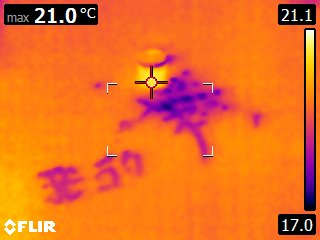
#> input picture FLIR0142.jpg, 320 x 240 px
$ python test.py
#> lines starting #> are read from the running program, lines starting #| are printed output that depends on the picture; after the words box and inside, x2 and y2 are one past the last pixel; in counts of white or black regions, pixels touching at a corner belong together
#!/usr/bin/env python3
# -*- coding: utf-8 -*-
"""
Created on Fri Mar 26 10:20:40 2021

@author: hassan
"""
#%% importing modules
import cv2
import numpy as np
#%% Reading images

img = cv2.imread("FLIR0142.jpg")
#> img is the input picture: shape (240, 320, 3); mean B, G, R 36.3, 109.7, 233.4

cv2.namedWindow('image', cv2.WINDOW_NORMAL)
cv2.imshow('image', img)
cv2.waitKey(0)
cv2.destroyAllWindows()

#%%

hsv = cv2.cvtColor(img, cv2.COLOR_BGR2HSV)
#> hsv: shape (240, 320, 3); mean H, S, V 28, 224.5, 234.5
h,s,v= cv2.split(hsv)
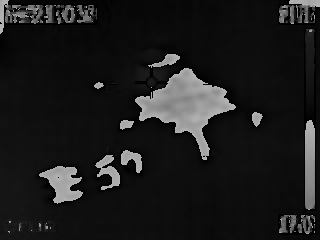
#> h: shape (240, 320); min 0, max 179, mean 28
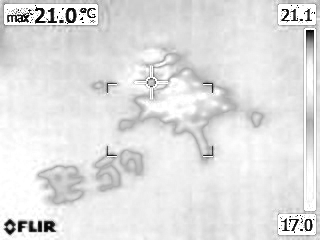
#> s: shape (240, 320); min 0, max 255, mean 224.5
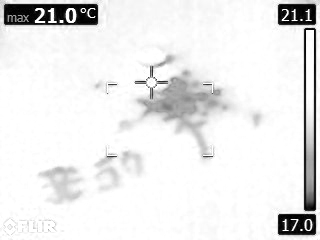
#> v: shape (240, 320); min 0, max 255, mean 234.5
ret_h, th_h = cv2.threshold(h,0,255,cv2.THRESH_BINARY+cv2.THRESH_OTSU)
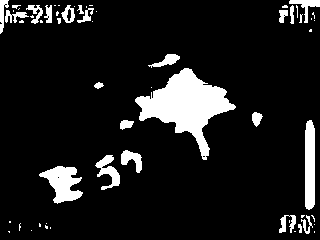
#> th_h: shape (240, 320); 10.8% white; 59 white regions (36 under 20 px), largest, box (x1, y1, x2, y2) and area: (135, 68, 236, 160) 3791, (39, 166, 83, 204) 922, (305, 120, 315, 210) 853
#> ret_h = 83
ret_s, th_s = cv2.threshold(s,0,255,cv2.THRESH_BINARY+cv2.THRESH_OTSU)
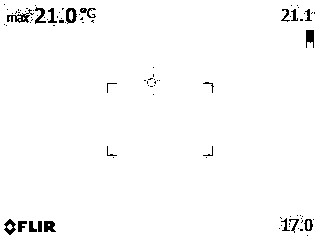
#> th_s: shape (240, 320); 98.1% white; 89 black regions (69 under 20 px), largest, box (x1, y1, x2, y2) and area: (7, 9, 34, 23) 130, (306, 30, 314, 48) 109, (66, 8, 77, 24) 107
#> ret_s = 136
#Fusion th_h et th_s
th=cv2.bitwise_or(th_h,th_s)
#> th: shape (240, 320); 98.7% white; black in thin lines or dots
#Ajouts de bord à l'image
bordersize=10
th=cv2.copyMakeBorder(th, top=bordersize, bottom=bordersize, left=bordersize, right=bordersize, borderType= cv2.BORDER_CONSTANT, value=[0,0,0] )
#> th: shape (260, 340); 85.8% white; 101 black regions (86 under 20 px), largest, box (x1, y1, x2, y2) and area: (0, 0, 340, 260) 11600, (316, 40, 324, 58) 103, (54, 231, 66, 242) 92
#Remplissage des contours
im_floodfill = th.copy()
h, w = th.shape[:2]
#> h = 260; w = 340
mask = np.zeros((h+2, w+2), np.uint8)
cv2.floodFill(im_floodfill, mask, (0,0), 255)
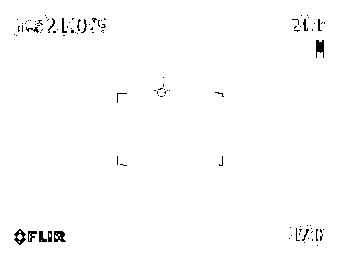
#> im_floodfill: shape (260, 340); 98.9% white; black in thin lines or dots, all inside (x1, y1, x2, y2) = (14, 15, 325, 246)
im_floodfill_inv = cv2.bitwise_not(im_floodfill)
th = th | im_floodfill_inv
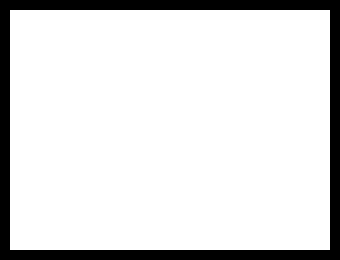
#> th: shape (260, 340); 86.9% white; 1 black region, box (x1, y1, x2, y2) and area: (0, 0, 340, 260) 11600
#Enlèvement des bord de l'image
th=th[bordersize: len(th)-bordersize,bordersize: len(th[0])-bordersize]
#> th: shape (240, 320); every value is 255
resultat=cv2.bitwise_and(img,img,mask=th)
cv2.imwrite("im_floodfill.png",im_floodfill)
cv2.imwrite("th.png",th)
cv2.imwrite("resultat.png",resultat)
contours, hierarchy = cv2.findContours(th,cv2.RETR_TREE,cv2.CHAIN_APPROX_SIMPLE)
#> contours = [[[0, 0], [0, 239], [319, 239], [319, 0]]]
for i in range (0, len(contours)) :
    mask_BB_i = np.zeros((len(th),len(th[0])), np.uint8)
    x,y,w,h = cv2.boundingRect(contours[i])
    cv2.drawContours(mask_BB_i, contours, i, (255,255,255), -1)
    BB_i=cv2.bitwise_and(img,img,mask=mask_BB_i)
    if h >15 and w>15 :
        BB_i=BB_i[y:y+h,x:x+w]
        cv2.imwrite("BB_"+str(i)+".png",BB_i)
#> this loop made 1 pass
#> (x, y, w, h) on pass 1: (0, 0, 320, 240)
